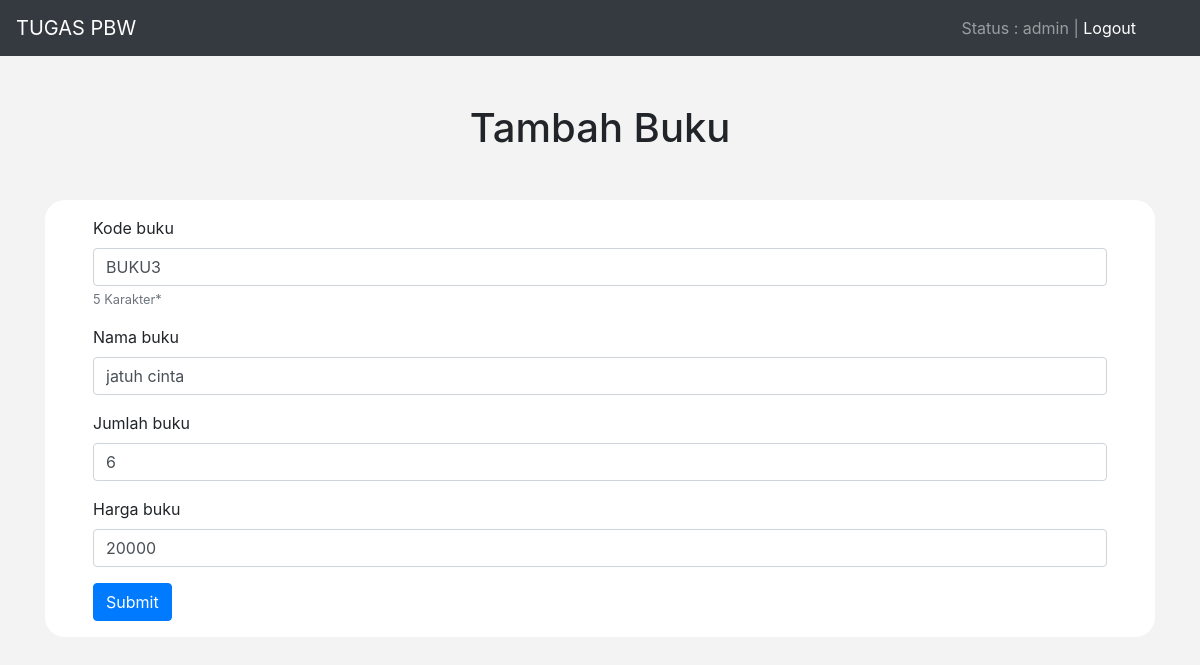
Page /ubah.php?kode=BUKU3 (signed in) on the committed database.
### tables this page shows
CREATE TABLE `buku` (
  `id_buku` int(11) NOT NULL,
  `kode_buku` varchar(5) NOT NULL,
  `nama_buku` varchar(50) NOT NULL,
  `jumlah_buku` int(10) NOT NULL,
  `harga_buku` int(10) NOT NULL
);

### functions.php (called while the page is built, shortened)
<?php
$db = mysqli_connect("localhost", "root", "", "crud");
function query ($query){
	global $db;
	$result = mysqli_query( $db, $query );
	$rows = [];
	while ($row=mysqli_fetch_assoc($result)) {
		$rows[] = $row;
	}
	return $rows;
}
 ?>

### ubah.php (the view, shortened to what this page needs)
<?php
require 'functions.php';
$kode = $_GET["kode"];
$buku = query("SELECT * FROM buku WHERE kode_buku = '$kode'")[0];
 ?>
<!doctype html>
<html lang="en">
<head>
    <link rel="stylesheet" href="https://maxcdn.bootstrapcdn.com/bootstrap/4.0.0/css/bootstrap.min.css"
>
</head>
<body>
    <nav class="navbar navbar-expand-lg navbar-dark bg-dark">
      <a class="navbar-brand" href="#">TUGAS PBW</a>
      <div class="collapse navbar-collapse" id="navbarText">
        <span class="navbar-text pr-5">
          Status : <?php echo $_SESSION['user_level']; ?> | <a href="logout.php">Logout</a>
        </span>
      </div>
    </nav>
    <h1 class="mt-5 mb-5 text-center">Tambah Buku</h1>
    <div class="container">
        <div class="row">
            <div class="col-md-12">
                <div class="pr-5 pl-5 pt-3 pb-3 table100">
                    <form action="" method="post">
                      <div class="form-group">
                        <label for="kode">Kode buku</label>
                        <input type="text" class="form-control" id="kode" name="kode" placeholder="Masukkan kode buku" required minlength="5" maxlength="5" value="<?php echo $buku['kode_buku'] ?>">
                        <small id="emailHelp" class="form-text text-muted" style="color: red">5 Karakter*</small>
                      </div>
                      <div class="form-group">
                        <label for="nama">Nama buku</label>
                        <input type="text" class="form-control" id="nama" name="nama" placeholder="Masukkan nama buku" required minlength="3" maxlength="20" value="<?php echo $buku['nama_buku'] ?>">
                      </div>
                      <div class="form-group">
                        <label for="jumlah">Jumlah buku</label>
                        <input type="number" class="form-control" id="jumlah" name="jumlah" placeholder="Masukkan jumlah buku" required value="<?php echo $buku['jumlah_buku'] ?>">
                      </div>
                      <div class="form-group">
                        <label for="harga">Harga buku</label>
                        <input type="number" class="form-control" id="harga" name="harga" placeholder="Masukkan harga buku" required value="<?php echo $buku['harga_buku'] ?>">
                      </div>
                      <button type="submit" class="btn btn-primary" name="submit">Submit</button>
                    </form>
                </div>
            </div>
        </div>
    </div>
</body>
</html>

### ubah.php (style rules this page uses)
body { background-color: #f3f3f3; }
.table100 { background-color: white; border-radius: 20px; }

### rows in the picture
buku: kode "BUKU3", nama "jatuh cinta", jumlah "6", harga "20000"

### other values in the picture
$_SESSION['user_level'] "admin"
